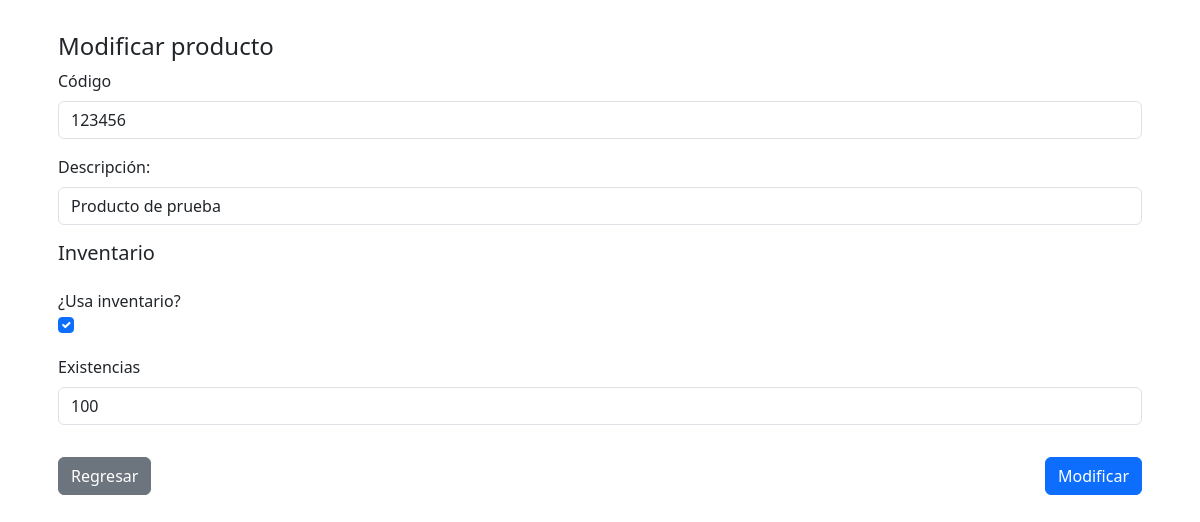
Screenshot of /editar.php?id=1 with the database file from the repository.
### tables this page shows
CREATE TABLE `productos` (
  `id` int(11) NOT NULL,
  `codigo` varchar(20) NOT NULL,
  `descripcion` tinytext NOT NULL,
  `inventariable` tinyint(4) NOT NULL,
  `stock` int(11) NOT NULL,
  `activo` tinyint(11) NOT NULL
);

### editar.php (the view, shortened to what this page needs)
<?php
$db = new Database();
$con = $db->conectar();
$id = $_GET['id'];
$sql = "SELECT codigo, descripcion, inventariable, stock FROM productos WHERE id = :id";
$query = $con->prepare($sql);
$query->execute(array(':id' => $id));
$resultado = $query->fetch(PDO::FETCH_ASSOC);
?>
<!DOCTYPE html>
<html lang="en">
<head>
    <link href="https://cdn.jsdelivr.net/npm/bootstrap@5.3.0-alpha1/dist/css/bootstrap.min.css" rel="stylesheet"
>
</head>
<body class="py-3">
    <main class="container contenedor">
        <div class="p-3 rounded">
            <div class="row">
                <div class="col">
                    <h4>Modificar producto</h4>
                    <form class="row g-3" method="POST" action="guarda.php" autocomplete="off">
                        <div class="col-md-12">
                            <label for="codigo" class="form-label">Código</label>
                            <input type="text" id="codigo" name="codigo" class="form-control"
                                value="<?php echo $resultado['codigo']; ?>" required autofocus>
                        </div>
                        <div class="col-md-12">
                            <label for="descripcion" class="form-label">Descripción: </label>
                            <input type="text" id="descripcion" name="descripcion" class="form-control"
                                value="<?php echo $resultado['descripcion']; ?>" required>
                        </div>
                        <h5>Inventario</h5>
                        <div class="col-md-12">
                            <label for="inventariable" class="form-check-label">¿Usa inventario?</label>
                            <div class="form-check">
                                <input type="checkbox" class="form-check-input" id="inventariable" name="inventariable"
                                    value="1" <?php if ($resultado['inventariable']) {echo 'checked';}?>>
                            </div>
                        </div>
                        <div class="col-md-12">
                            <label for="stock" class="form-label">Existencias</label>
                            <input type="number" id="stock" name="stock" class="form-control"
                                value="<?php echo $resultado['stock']; ?>">
                        </div>
                        <div class="col-md-12 d-flex justify-content-sm-between pt-3">
                            <a class="btn btn-secondary" href="index.php">Regresar</a>
                            <button type="submit" class="btn btn-primary" name="registro">Modificar</button>
                        </div>
                    </form>
                </div>
            </div>
</body>
</html>

### rows the page displays
productos: codigo "123456", descripcion "Producto de prueba", inventariable "☑", stock "100"
